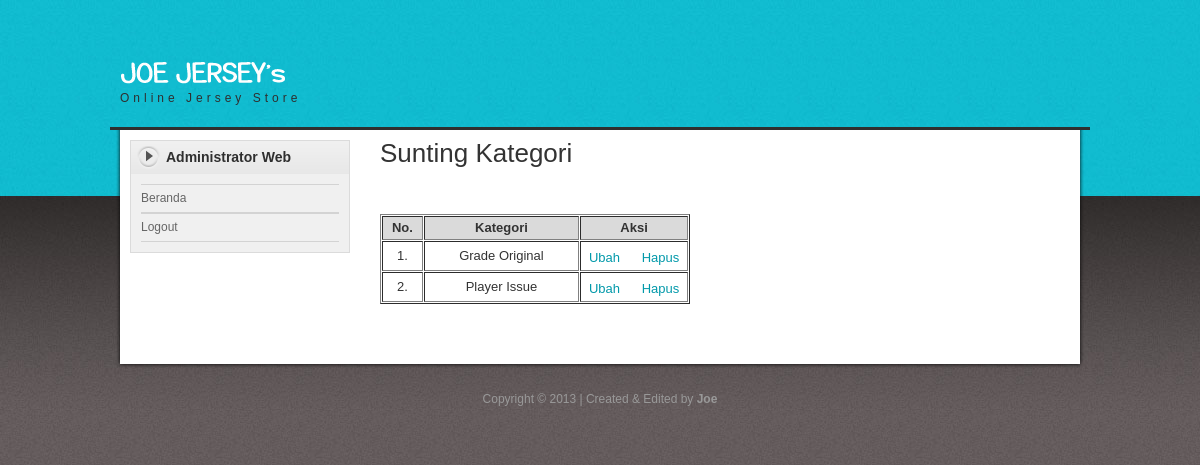
The app's page /sunting_kategori.php (signed in) with its own data.
### tables this page shows
CREATE TABLE `tabel_kategori` (
  `id_kategori` int(10) NOT NULL auto_increment,
  `kategori` varchar(50) NOT NULL,
  PRIMARY KEY  (`id_kategori`)
);

### sunting_kategori.php (the view, shortened to what this page needs)
<?php session_start();
	if(session_is_registered('username')){
?>
<!DOCTYPE html PUBLIC "-//W3C//DTD XHTML 1.0 Transitional//EN" "http://www.w3.org/TR/xhtml1/DTD/xhtml1-transitional.dtd">
<html xmlns="http://www.w3.org/1999/xhtml">
<head>
<link href="templatemo_style.css" rel="stylesheet" type="text/css" />
<link rel="stylesheet" href="nivo-slider.css" type="text/css" media="screen" />
<link rel="stylesheet" type="text/css" href="css/ddsmoothmenu.css" />
</head>
<body>
	<div id="templatemo_body_wrapper">
		<div id="templatemo_wrapper">
			<div id="templatemo_header">
				<div id="site_title"><h1><a href="beranda_admin.php">Online Jersey Store</a></h1></div>
			</div>
			<div id="templatemo_main">
				<?php include "sidebar_admin.php";?>
				<div id="content" class="float_r">
					<h2>Sunting Kategori<h2>
					<table width="310" border="1" cellpadding="3" cellspacing="1">
						<tr>
							<th width="35" align="center" bgcolor="#dadada"><font size="2">No.</font></th>
							<th width="165" align="center" bgcolor="#dadada"><font size="2">Kategori</font></th>
							<th width="110" align="center" bgcolor="#dadada"><font size="2">Aksi</font></th>
						</tr><br>
						<?php
							$sql = mysql_query("SELECT * FROM tabel_kategori order by id_kategori asc");
							while($row = mysql_fetch_array($sql)){
						?>
						<tr>
							<td align="center"><font size="2"><?php echo $c=$c+1;?>.</font></td>
							<td align="center"><font size="2"><?php echo $row['kategori'];?></font></td>
							<td align="center">
							<a href="kategori_ubah.php?id_kategori=<?php echo $row['id_kategori']; ?>"><font size="2">Ubah</font></a>&nbsp;&nbsp;
							<a href="kategori_hapus.php?id_kategori=<?php echo $row['id_kategori']; ?>" onclick="return confirm('Apakah anda yakin akan menghapus kategori ini ?')"><font size="2">Hapus</font></a></td>
						</tr>
						<?php
						}
						?>
					</table><br>
				</div>
			</div>
			<div id="templatemo_footer">
				Copyright © 2013 | Created & Edited by <b>Joe</b>
			</div>
		</div>
	</div>
</body>
</html>
<?php
	}else{
		echo "<script>window.location='index.php'</script>";
	}
?>

### templatemo_style.css (style rules this page uses)
body { margin: 0; padding: 0; color: #999; font-family: Tahoma, Geneva, sans-serif; font-size: 12px; line-height: 1.4em; background-color: #665f5f; background-repeat: repeat; background-image: url(images/templatemo_body.jpg) }
a, a:link, a:visited { color: #0299aa; font-weight: normal; text-decoration: none }
h1, h2, h3, h4, h5, h6 { color: #333; font-weight: normal; }
h1 { font-size: 30px; margin: 0 0 30px; padding: 5px 0 }
h2 { font-size: 26px; margin: 0 0 25px; padding: 5px 0 }
.float_r { float: right }
#templatemo_body_wrapper { width: 100%; background: url(images/templatemo_body_top.jpg) repeat-x top }
#templatemo_wrapper { width: 980px; margin: 0 auto; }
#templatemo_header { width: 960px; height: 70px; padding: 30px 10px; background: url(images/templatemo_header_bg.png) no-repeat bottom; }
#templatemo_main { width: 940px; padding: 10px 20px; background: url(images/templatemo_main_bg.png) repeat-y }
#content { width: 690px }
#templatemo_footer { width: 960px; padding: 30px 10px; text-align: center; background: url(images/templatemo_footer.png) no-repeat top }
#site_title { float: left; margin-top: 30px; }
#site_title h1 { margin: 0; padding: 0 }
#site_title h1 a { display: block; width: 300px; height: 40px; padding-top: 30px; font-size: 12px; letter-spacing: 4px; color: #2f2f2f; text-align: left; background: url(images/templatemo_logo.png) no-repeat top left }
#templatemo_footer { color: #999 }

### records on screen
tabel_kategori: kategori "Grade Original"
tabel_kategori: c "2", kategori "Player Issue"

### other values on screen
$_SESSION['nama'] "Administrator Web"
